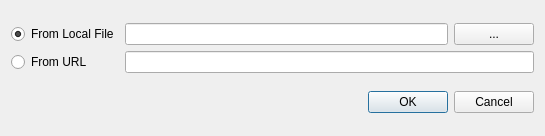
<?xml version="1.0" encoding="UTF-8"?>
<ui version="4.0">
 <class>UploadDialog</class>
 <widget class="QDialog" name="UploadDialog">
  <property name="geometry">
   <rect>
    <x>0</x>
    <y>0</y>
    <width>545</width>
    <height>136</height>
   </rect>
  </property>
  <property name="windowTitle">
   <string>Dialog</string>
  </property>
  <layout class="QVBoxLayout" name="verticalLayout">
   <item>
    <layout class="QGridLayout" name="gridLayout">
     <item row="0" column="0">
      <widget class="QRadioButton" name="fromLocal">
       <property name="text">
        <string>From Local File</string>
       </property>
       <property name="checked">
        <bool>true</bool>
       </property>
      </widget>
     </item>
     <item row="0" column="1">
      <layout class="QHBoxLayout" name="horizontalLayout">
       <item>
        <widget class="QLineEdit" name="localFile"/>
       </item>
       <item>
        <widget class="QPushButton" name="browse">
         <property name="text">
          <string>...</string>
         </property>
        </widget>
       </item>
      </layout>
     </item>
     <item row="1" column="0">
      <widget class="QRadioButton" name="fromURL">
       <property name="text">
        <string>From URL</string>
       </property>
      </widget>
     </item>
     <item row="1" column="1">
      <widget class="QLineEdit" name="url"/>
     </item>
    </layout>
   </item>
   <item>
    <widget class="QDialogButtonBox" name="buttonBox">
     <property name="orientation">
      <enum>Qt::Horizontal</enum>
     </property>
     <property name="standardButtons">
      <set>QDialogButtonBox::Cancel|QDialogButtonBox::Ok</set>
     </property>
    </widget>
   </item>
  </layout>
 </widget>
 <resources/>
 <connections>
  <connection>
   <sender>buttonBox</sender>
   <signal>accepted()</signal>
   <receiver>UploadDialog</receiver>
   <slot>accept()</slot>
   <hints>
    <hint type="sourcelabel">
     <x>248</x>
     <y>254</y>
    </hint>
    <hint type="destinationlabel">
     <x>157</x>
     <y>274</y>
    </hint>
   </hints>
  </connection>
  <connection>
   <sender>buttonBox</sender>
   <signal>rejected()</signal>
   <receiver>UploadDialog</receiver>
   <slot>reject()</slot>
   <hints>
    <hint type="sourcelabel">
     <x>316</x>
     <y>260</y>
    </hint>
    <hint type="destinationlabel">
     <x>286</x>
     <y>274</y>
    </hint>
   </hints>
  </connection>
 </connections>
</ui>
